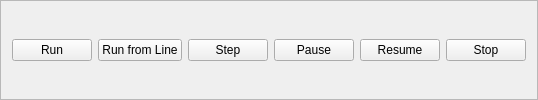
     <widget class="QFrame" name="frame_2">
      <property name="frameShape">
       <enum>QFrame::StyledPanel</enum>
      </property>
      <property name="frameShadow">
       <enum>QFrame::Raised</enum>
      </property>
      <layout class="QGridLayout" name="gridLayout_10">
       <item row="0" column="0">
        <widget class="QPushButton" name="run_pb">
         <property name="text">
          <string>Run</string>
         </property>
        </widget>
       </item>
       <item row="0" column="3">
        <widget class="QPushButton" name="pause_pb">
         <property name="text">
          <string>Pause</string>
         </property>
        </widget>
       </item>
       <item row="0" column="2">
        <widget class="QPushButton" name="step_pb">
         <property name="text">
          <string>Step</string>
         </property>
        </widget>
       </item>
       <item row="0" column="4">
        <widget class="QPushButton" name="resume_pb">
         <property name="text">
          <string>Resume</string>
         </property>
        </widget>
       </item>
       <item row="0" column="1">
        <widget class="QPushButton" name="run_from_line_pb">
         <property name="text">
          <string>Run from Line</string>
         </property>
        </widget>
       </item>
       <item row="0" column="5">
        <widget class="QPushButton" name="stop_pb">
         <property name="text">
          <string>Stop</string>
         </property>
        </widget>
       </item>
      </layout>
     </widget>
